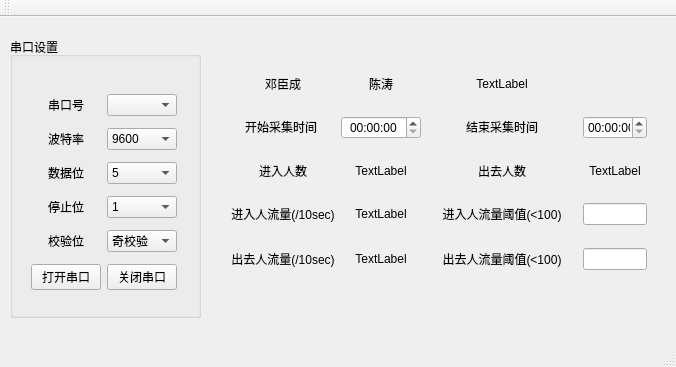
<?xml version="1.0" encoding="UTF-8"?>
<ui version="4.0">
 <class>MainWindow</class>
 <widget class="QMainWindow" name="MainWindow">
  <property name="geometry">
   <rect>
    <x>0</x>
    <y>0</y>
    <width>676</width>
    <height>367</height>
   </rect>
  </property>
  <property name="windowTitle">
   <string>MainWindow</string>
  </property>
  <widget class="QWidget" name="centralWidget">
   <widget class="QGroupBox" name="groupBox">
    <property name="geometry">
     <rect>
      <x>10</x>
      <y>20</y>
      <width>191</width>
      <height>281</height>
     </rect>
    </property>
    <property name="title">
     <string>串口设置</string>
    </property>
    <widget class="QWidget" name="layoutWidget">
     <property name="geometry">
      <rect>
       <x>10</x>
       <y>40</y>
       <width>168</width>
       <height>231</height>
      </rect>
     </property>
     <layout class="QGridLayout" name="gridLayout_2">
      <item row="2" column="0">
       <widget class="QLabel" name="label_9">
        <property name="text">
         <string>数据位</string>
        </property>
        <property name="alignment">
         <set>Qt::AlignCenter</set>
        </property>
       </widget>
      </item>
      <item row="3" column="1">
       <widget class="QComboBox" name="stopBits">
        <item>
         <property name="text">
          <string>1</string>
         </property>
        </item>
        <item>
         <property name="text">
          <string>1.5</string>
         </property>
        </item>
        <item>
         <property name="text">
          <string>2</string>
         </property>
        </item>
       </widget>
      </item>
      <item row="3" column="0">
       <widget class="QLabel" name="label_10">
        <property name="text">
         <string>停止位</string>
        </property>
        <property name="alignment">
         <set>Qt::AlignCenter</set>
        </property>
       </widget>
      </item>
      <item row="2" column="1">
       <widget class="QComboBox" name="dataBits">
        <item>
         <property name="text">
          <string>5</string>
         </property>
        </item>
        <item>
         <property name="text">
          <string>6</string>
         </property>
        </item>
        <item>
         <property name="text">
          <string>7</string>
         </property>
        </item>
        <item>
         <property name="text">
          <string>8</string>
         </property>
        </item>
       </widget>
      </item>
      <item row="4" column="0">
       <widget class="QLabel" name="label_11">
        <property name="text">
         <string>校验位</string>
        </property>
        <property name="alignment">
         <set>Qt::AlignCenter</set>
        </property>
       </widget>
      </item>
      <item row="4" column="1">
       <widget class="QComboBox" name="parity">
        <item>
         <property name="text">
          <string>奇校验</string>
         </property>
        </item>
        <item>
         <property name="text">
          <string>偶校验</string>
         </property>
        </item>
        <item>
         <property name="text">
          <string>无</string>
         </property>
        </item>
       </widget>
      </item>
      <item row="0" column="1">
       <widget class="QComboBox" name="serialName"/>
      </item>
      <item row="0" column="0">
       <widget class="QLabel" name="label_7">
        <property name="text">
         <string>串口号</string>
        </property>
        <property name="alignment">
         <set>Qt::AlignCenter</set>
        </property>
       </widget>
      </item>
      <item row="1" column="1">
       <widget class="QComboBox" name="baudRate">
        <item>
         <property name="text">
          <string>9600</string>
         </property>
        </item>
        <item>
         <property name="text">
          <string>19200</string>
         </property>
        </item>
        <item>
         <property name="text">
          <string>38400</string>
         </property>
        </item>
        <item>
         <property name="text">
          <string>57600</string>
         </property>
        </item>
        <item>
         <property name="text">
          <string>115200</string>
         </property>
        </item>
       </widget>
      </item>
      <item row="1" column="0">
       <widget class="QLabel" name="label_8">
        <property name="text">
         <string>波特率</string>
        </property>
        <property name="alignment">
         <set>Qt::AlignCenter</set>
        </property>
       </widget>
      </item>
      <item row="5" column="0">
       <widget class="QPushButton" name="openBtn">
        <property name="text">
         <string>打开串口</string>
        </property>
       </widget>
      </item>
      <item row="5" column="1">
       <widget class="QPushButton" name="closeBtn">
        <property name="text">
         <string>关闭串口</string>
        </property>
       </widget>
      </item>
     </layout>
    </widget>
   </widget>
   <widget class="QWidget" name="gridLayoutWidget">
    <property name="geometry">
     <rect>
      <x>220</x>
      <y>30</y>
      <width>438</width>
      <height>251</height>
     </rect>
    </property>
    <layout class="QGridLayout" name="gridLayout_3">
     <item row="4" column="3">
      <widget class="QLineEdit" name="outThresholdTex">
       <property name="sizePolicy">
        <sizepolicy hsizetype="Minimum" vsizetype="Fixed">
         <horstretch>0</horstretch>
         <verstretch>0</verstretch>
        </sizepolicy>
       </property>
       <property name="minimumSize">
        <size>
         <width>60</width>
         <height>0</height>
        </size>
       </property>
       <property name="alignment">
        <set>Qt::AlignCenter</set>
       </property>
      </widget>
     </item>
     <item row="1" column="0">
      <widget class="QLabel" name="label_3">
       <property name="sizePolicy">
        <sizepolicy hsizetype="Fixed" vsizetype="Fixed">
         <horstretch>0</horstretch>
         <verstretch>0</verstretch>
        </sizepolicy>
       </property>
       <property name="minimumSize">
        <size>
         <width>100</width>
         <height>0</height>
        </size>
       </property>
       <property name="text">
        <string>开始采集时间</string>
       </property>
       <property name="alignment">
        <set>Qt::AlignCenter</set>
       </property>
      </widget>
     </item>
     <item row="3" column="0">
      <widget class="QLabel" name="label_5">
       <property name="text">
        <string>进入人流量(/10sec)</string>
       </property>
       <property name="alignment">
        <set>Qt::AlignCenter</set>
       </property>
      </widget>
     </item>
     <item row="3" column="3">
      <widget class="QLineEdit" name="inThresholdTex">
       <property name="sizePolicy">
        <sizepolicy hsizetype="Minimum" vsizetype="Fixed">
         <horstretch>0</horstretch>
         <verstretch>0</verstretch>
        </sizepolicy>
       </property>
       <property name="minimumSize">
        <size>
         <width>60</width>
         <height>0</height>
        </size>
       </property>
       <property name="alignment">
        <set>Qt::AlignCenter</set>
       </property>
      </widget>
     </item>
     <item row="1" column="2">
      <widget class="QLabel" name="label_4">
       <property name="sizePolicy">
        <sizepolicy hsizetype="Preferred" vsizetype="Fixed">
         <horstretch>0</horstretch>
         <verstretch>0</verstretch>
        </sizepolicy>
       </property>
       <property name="text">
        <string>结束采集时间</string>
       </property>
       <property name="alignment">
        <set>Qt::AlignCenter</set>
       </property>
      </widget>
     </item>
     <item row="4" column="2">
      <widget class="QLabel" name="label_12">
       <property name="text">
        <string>出去人流量阈值(&lt;100)</string>
       </property>
       <property name="alignment">
        <set>Qt::AlignCenter</set>
       </property>
      </widget>
     </item>
     <item row="1" column="1">
      <widget class="QTimeEdit" name="startTime">
       <property name="sizePolicy">
        <sizepolicy hsizetype="Minimum" vsizetype="Fixed">
         <horstretch>0</horstretch>
         <verstretch>0</verstretch>
        </sizepolicy>
       </property>
       <property name="minimumSize">
        <size>
         <width>80</width>
         <height>0</height>
        </size>
       </property>
       <property name="alignment">
        <set>Qt::AlignCenter</set>
       </property>
       <property name="displayFormat">
        <string>HH:mm:ss</string>
       </property>
      </widget>
     </item>
     <item row="2" column="0">
      <widget class="QLabel" name="label">
       <property name="sizePolicy">
        <sizepolicy hsizetype="Preferred" vsizetype="Fixed">
         <horstretch>0</horstretch>
         <verstretch>0</verstretch>
        </sizepolicy>
       </property>
       <property name="text">
        <string>进入人数</string>
       </property>
       <property name="alignment">
        <set>Qt::AlignCenter</set>
       </property>
      </widget>
     </item>
     <item row="2" column="2">
      <widget class="QLabel" name="label_2">
       <property name="sizePolicy">
        <sizepolicy hsizetype="Preferred" vsizetype="Fixed">
         <horstretch>0</horstretch>
         <verstretch>0</verstretch>
        </sizepolicy>
       </property>
       <property name="text">
        <string>出去人数</string>
       </property>
       <property name="alignment">
        <set>Qt::AlignCenter</set>
       </property>
      </widget>
     </item>
     <item row="3" column="2">
      <widget class="QLabel" name="label_6">
       <property name="minimumSize">
        <size>
         <width>150</width>
         <height>0</height>
        </size>
       </property>
       <property name="text">
        <string>进入人流量阈值(&lt;100)</string>
       </property>
       <property name="alignment">
        <set>Qt::AlignCenter</set>
       </property>
      </widget>
     </item>
     <item row="4" column="0">
      <widget class="QLabel" name="label_13">
       <property name="text">
        <string>出去人流量(/10sec)</string>
       </property>
       <property name="alignment">
        <set>Qt::AlignCenter</set>
       </property>
      </widget>
     </item>
     <item row="0" column="1">
      <widget class="QLabel" name="label_14">
       <property name="sizePolicy">
        <sizepolicy hsizetype="Preferred" vsizetype="Fixed">
         <horstretch>0</horstretch>
         <verstretch>0</verstretch>
        </sizepolicy>
       </property>
       <property name="text">
        <string>陈涛</string>
       </property>
       <property name="alignment">
        <set>Qt::AlignCenter</set>
       </property>
      </widget>
     </item>
     <item row="4" column="1">
      <widget class="QLabel" name="outTrafficLab">
       <property name="text">
        <string>TextLabel</string>
       </property>
       <property name="alignment">
        <set>Qt::AlignCenter</set>
       </property>
      </widget>
     </item>
     <item row="2" column="1">
      <widget class="QLabel" name="inNumbLab">
       <property name="sizePolicy">
        <sizepolicy hsizetype="Preferred" vsizetype="Fixed">
         <horstretch>0</horstretch>
         <verstretch>0</verstretch>
        </sizepolicy>
       </property>
       <property name="text">
        <string>TextLabel</string>
       </property>
       <property name="alignment">
        <set>Qt::AlignCenter</set>
       </property>
      </widget>
     </item>
     <item row="2" column="3">
      <widget class="QLabel" name="outNumbLab">
       <property name="sizePolicy">
        <sizepolicy hsizetype="Minimum" vsizetype="Fixed">
         <horstretch>0</horstretch>
         <verstretch>0</verstretch>
        </sizepolicy>
       </property>
       <property name="minimumSize">
        <size>
         <width>60</width>
         <height>0</height>
        </size>
       </property>
       <property name="text">
        <string>TextLabel</string>
       </property>
       <property name="alignment">
        <set>Qt::AlignCenter</set>
       </property>
      </widget>
     </item>
     <item row="3" column="1">
      <widget class="QLabel" name="inTrafficLab">
       <property name="text">
        <string>TextLabel</string>
       </property>
       <property name="alignment">
        <set>Qt::AlignCenter</set>
       </property>
      </widget>
     </item>
     <item row="1" column="3">
      <widget class="QTimeEdit" name="endTime">
       <property name="minimumSize">
        <size>
         <width>60</width>
         <height>0</height>
        </size>
       </property>
       <property name="alignment">
        <set>Qt::AlignCenter</set>
       </property>
       <property name="displayFormat">
        <string>HH:mm:ss</string>
       </property>
      </widget>
     </item>
     <item row="0" column="0">
      <widget class="QLabel" name="label_15">
       <property name="sizePolicy">
        <sizepolicy hsizetype="Preferred" vsizetype="Fixed">
         <horstretch>0</horstretch>
         <verstretch>0</verstretch>
        </sizepolicy>
       </property>
       <property name="text">
        <string>邓臣成</string>
       </property>
       <property name="alignment">
        <set>Qt::AlignCenter</set>
       </property>
      </widget>
     </item>
     <item row="0" column="2">
      <widget class="QLabel" name="timeLab">
       <property name="sizePolicy">
        <sizepolicy hsizetype="Expanding" vsizetype="Fixed">
         <horstretch>0</horstretch>
         <verstretch>0</verstretch>
        </sizepolicy>
       </property>
       <property name="text">
        <string>TextLabel</string>
       </property>
       <property name="alignment">
        <set>Qt::AlignCenter</set>
       </property>
      </widget>
     </item>
    </layout>
   </widget>
  </widget>
  <widget class="QMenuBar" name="menuBar">
   <property name="geometry">
    <rect>
     <x>0</x>
     <y>0</y>
     <width>676</width>
     <height>22</height>
    </rect>
   </property>
  </widget>
  <widget class="QToolBar" name="mainToolBar">
   <attribute name="toolBarArea">
    <enum>TopToolBarArea</enum>
   </attribute>
   <attribute name="toolBarBreak">
    <bool>false</bool>
   </attribute>
  </widget>
  <widget class="QStatusBar" name="statusBar"/>
 </widget>
 <layoutdefault spacing="6" margin="11"/>
 <resources/>
 <connections/>
</ui>
